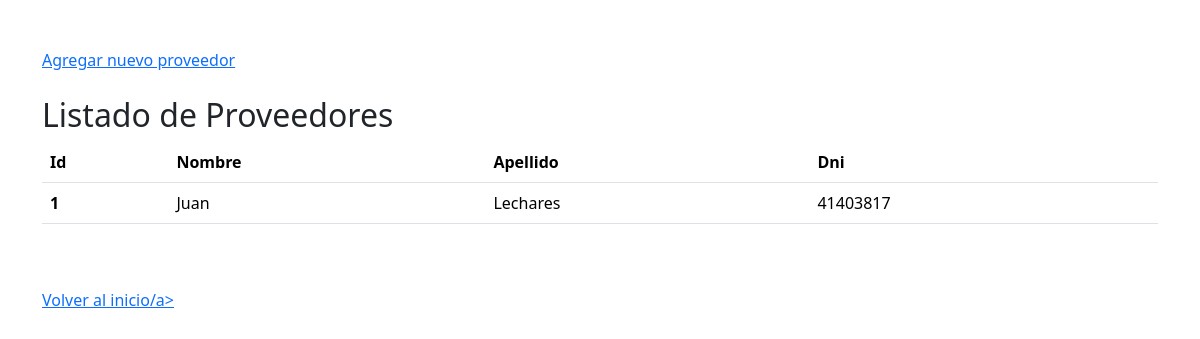
The app's page /compra/proveedores, older data.
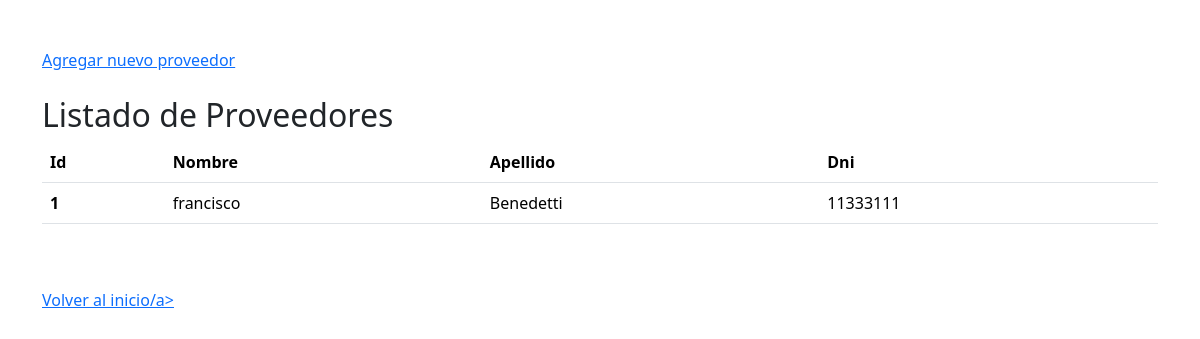
The same page, newer data.
### App/models.py (models this page shows, shortened)
class Proveedor(models.Model):
    nombre = models.CharField(verbose_name="Nombre", max_length=100)
    apellido = models.CharField(verbose_name="Apellido", max_length=100)
    dni = models.IntegerField(verbose_name="Dni", validators=[MinValueValidator(10000000), MaxValueValidator(99999999)])
    class Meta:
        db_table = "Proveedores"
        verbose_name="Proveedor"
        verbose_name_plural="Proveedores"

### App/views.py (the view)
# urls.py: path('compra/proveedores', ProveedoresListado, name='proveedores'),
def ProveedoresListado(request):
    proveedores = Proveedor.objects.all()
    return render(request, "listadoProveedores.html", {"proveedores": proveedores})

### App/templates/listadoProveedores.html (shortened to what this page needs)
<!DOCTYPE html>
<html lang="en">
<head>
    <link
        href="https://cdn.jsdelivr.net/npm/bootstrap@5.3.3/dist/css/bootstrap.min.css"
        rel="stylesheet"
    >
</head>
<body>
   <div class="container mt-5">
      <a href="{% url 'proveedores_form' %}" class="mb-4">Agregar nuevo proveedor</a>
      <br>
      <br>
      <h2>Listado de Proveedores</h2>
      <table class="table">
        <thead>
          <tr>
            <th scope="col">Id</th>
            <th scope="col">Nombre</th>
            <th scope="col">Apellido</th>
            <th scope="col">Dni</th>
          </tr>
        </thead>
        <tbody>
          {% for proveedor in proveedores %}
            <tr>
              <th scope="row">{{ proveedor.id }}</th>
              <td>{{ proveedor.nombre }}</td>
              <td>{{ proveedor.apellido }}</td>
              <td>{{ proveedor.dni }}</td>
            </tr>
          {% endfor %}
        </tbody>
      </table>
      <br>
      <br>
      <a href="{% url 'inicio' %}" >Volver al inicio/a>
    </div>
</body>
</html>

Row changes from the older to the newer data that the page shows:
changed Proveedor id 1: nombre "Juan" → "francisco"; apellido "Lechares" → "Benedetti"; dni "41403817" → "11333111"
